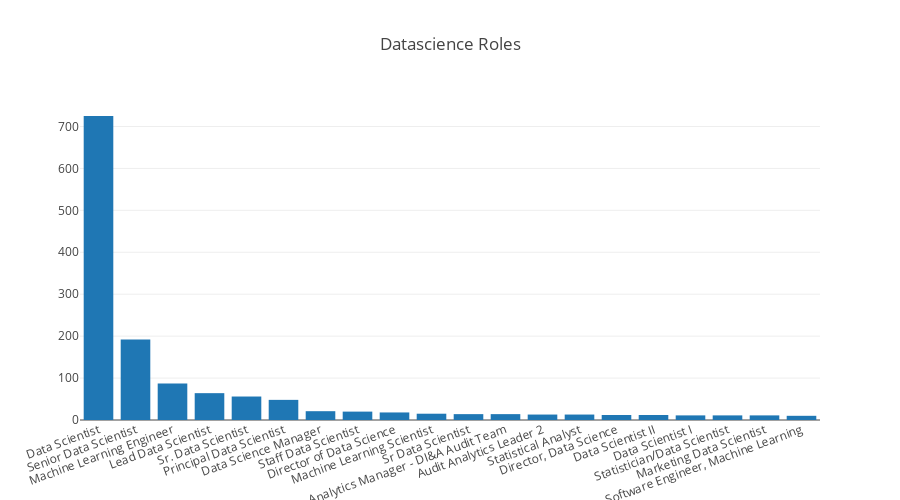

The cell this chart's notebook holds for it:
### Code cell
bar_layout = Layout(
    barmode='group',
    height=500,
    width=900,
    xaxis=dict(tickangle=-20),
    paper_bgcolor='rgba(0,0,0,0)',
    plot_bgcolor='rgba(0,0,0,0)',
    title = 'Datascience Roles'
)

graph_data = []

#py.offline.iplot(Figure(data=graph_data, layout=bar_layout), filename='Skillsets1')
graph_data = [go.Bar(
            x=roles['datascience_roles'],
            y=roles['count']
    )]

py.offline.iplot(Figure(data=graph_data, layout=bar_layout), filename='roles-barplot')

### Figure 1 — Plotly figure (JSON) as saved in the notebook; plotly's stock layout.template omitted (floating-point values rounded to 4 significant figures)
{"data": [{"type": "bar", "uid": "cde87ee8-b86f-11e8-b788-4c3488ea762f", "x": ["Data Scientist", "Senior Data Scientist", "Machine Learning Engineer", "Lead Data Scientist", "Sr. Data Scientist", "Principal Data Scientist", "Data Science Manager", "Staff Data Scientist", "Director of Data Science", "Machine Learning Scientist", "Sr Data Scientist", "Data Analytics Manager - DI&A Audit Team", "Audit Analytics Leader 2", "Statistical Analyst", "Director, Data Science", "Data Scientist II", "Data Scientist I", "Statistician/Data Scientist", "Marketing Data Scientist", "Software Engineer, Machine Learning"], "y": [725, 192, 87, 64, 56, 48, 21, 20, 18, 15, 14, 14, 13, 13, 12, 12, 11, 11, 11, 10]}], "layout": {"barmode": "group", "height": 500, "paper_bgcolor": "rgba(0,0,0,0)", "plot_bgcolor": "rgba(0,0,0,0)", "title": "Datascience Roles", "width": 900, "xaxis": {"tickangle": -20}}}
